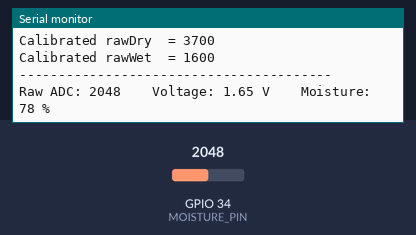
The program below on a simulated ESP32. Parts: the last lines printed to the serial monitor. The test bench sets the inputs (shaded band); at power-on: GPIO 34 (MOISTURE_PIN) = 2048.

Above: at 2.2 s.
2.3 s: GPIO 34 (MOISTURE_PIN) set to 2866
At 3.4 s:
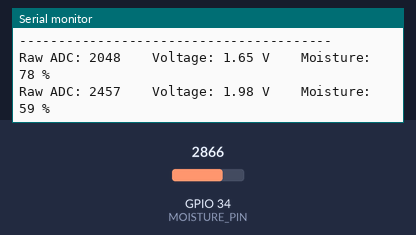
3.8 s: GPIO 34 (MOISTURE_PIN) set to 3603
At 5.6 s:
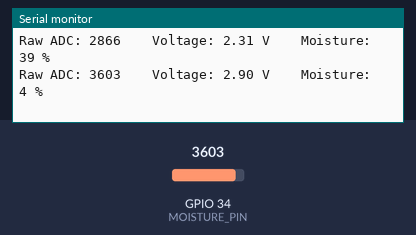
Timing chart, 0 to 7.1 s (numbered marks = the images above; inputs shaded):
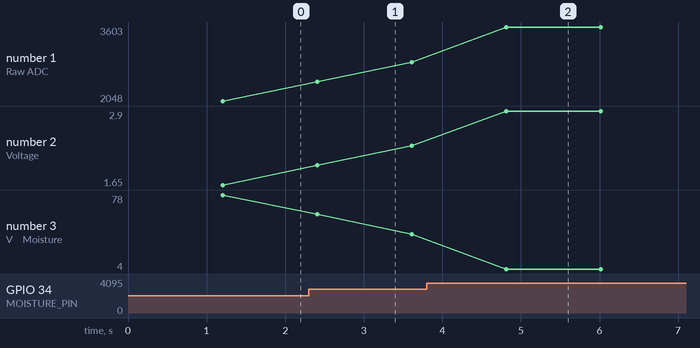

The program:

main.cpp
```cpp
#include <Arduino.h>
int readMoistureRaw(int pin, int samples);
int mapToPercentage(int rawValue, int rawDry, int rawWet);

static const int MOISTURE_PIN = 34;
static const int NUM_SAMPLES   = 20;

static int rawDry = 3700;
static int rawWet = 1600;

void setup() {
  Serial.begin(115200);
  delay(1000);
  Serial.println("ESP32 Soil Moisture Sensor Reader");
  Serial.println("Calibrated rawDry  = " + String(rawDry));
  Serial.println("Calibrated rawWet  = " + String(rawWet));
  Serial.println("----------------------------------------");
}

void loop() {
  int rawValue = readMoistureRaw(MOISTURE_PIN, NUM_SAMPLES);

  float voltage = (rawValue / 4095.0f) * 3.3f;

  int moisturePct = mapToPercentage(rawValue, rawDry, rawWet);

  // 4) Print results
  Serial.print("Raw ADC: ");
  Serial.print(rawValue);
  Serial.print("    Voltage: ");
  Serial.print(voltage, 2);
  Serial.print(" V    Moisture: ");
  Serial.print(moisturePct);
  Serial.println(" %");

  delay(1000);
}


int readMoistureRaw(int pin, int samples) {
  long sum = 0;
  for (int i = 0; i < samples; i++) {
    sum += analogRead(pin);
    delay(10); // small delay to allow the ADC to settle
  }
  return static_cast<int>(sum / samples);
}

int mapToPercentage(int rawValue, int rawDry, int rawWet) {
  int percent = map(rawValue, rawDry, rawWet, 0, 100);
  percent = constrain(percent, 0, 100);
  return percent;
}
```

Measured:
- after the input at 2.3 s, the serial monitor: prints a new line after 0.11 s (image 1)
- after the input at 3.8 s, the serial monitor: prints a new line after 1.0 s (image 2)
- plotted number 1: 2048 → 2866 after the input at 2.3 s, 2866 → 3603 after the input at 3.8 s
- plotted number 2: 1.65 → 2.31 after the input at 2.3 s, 2.31 → 2.9 after the input at 3.8 s
- plotted number 3: 78 → 39 after the input at 2.3 s, 39 → 4 after the input at 3.8 s
